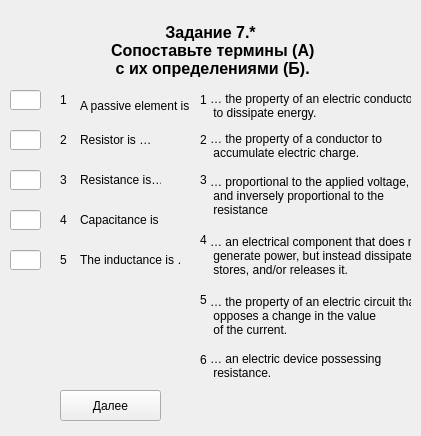
<?xml version="1.0" encoding="UTF-8"?>
<ui version="4.0">
 <class>Zadanie7_part1_var1</class>
 <widget class="QWidget" name="Zadanie7_part1_var1">
  <property name="geometry">
   <rect>
    <x>0</x>
    <y>0</y>
    <width>421</width>
    <height>436</height>
   </rect>
  </property>
  <property name="windowTitle">
   <string>Form</string>
  </property>
  <widget class="QLabel" name="label_title">
   <property name="geometry">
    <rect>
     <x>20</x>
     <y>20</y>
     <width>381</width>
     <height>61</height>
    </rect>
   </property>
   <property name="font">
    <font>
     <pointsize>12</pointsize>
     <weight>75</weight>
     <bold>true</bold>
     <strikeout>false</strikeout>
    </font>
   </property>
   <property name="cursor">
    <cursorShape>ArrowCursor</cursorShape>
   </property>
   <property name="text">
    <string>Задание 7.*
 Сопоставьте термины (А)
 с их определениями (Б).</string>
   </property>
   <property name="textFormat">
    <enum>Qt::AutoText</enum>
   </property>
   <property name="alignment">
    <set>Qt::AlignCenter</set>
   </property>
  </widget>
  <widget class="QLabel" name="label_word_5">
   <property name="geometry">
    <rect>
     <x>80</x>
     <y>250</y>
     <width>101</width>
     <height>20</height>
    </rect>
   </property>
   <property name="text">
    <string>The inductance is …</string>
   </property>
  </widget>
  <widget class="QLineEdit" name="lineEdit_answer_3">
   <property name="geometry">
    <rect>
     <x>10</x>
     <y>170</y>
     <width>31</width>
     <height>20</height>
    </rect>
   </property>
  </widget>
  <widget class="QPushButton" name="pushButton_answer">
   <property name="geometry">
    <rect>
     <x>60</x>
     <y>390</y>
     <width>101</width>
     <height>31</height>
    </rect>
   </property>
   <property name="text">
    <string>Далее</string>
   </property>
  </widget>
  <widget class="QLabel" name="label_number_1">
   <property name="geometry">
    <rect>
     <x>60</x>
     <y>90</y>
     <width>16</width>
     <height>20</height>
    </rect>
   </property>
   <property name="text">
    <string>1</string>
   </property>
  </widget>
  <widget class="QLabel" name="label_number_4">
   <property name="geometry">
    <rect>
     <x>60</x>
     <y>210</y>
     <width>16</width>
     <height>20</height>
    </rect>
   </property>
   <property name="text">
    <string>4</string>
   </property>
  </widget>
  <widget class="QLabel" name="label_word_3">
   <property name="geometry">
    <rect>
     <x>80</x>
     <y>170</y>
     <width>81</width>
     <height>20</height>
    </rect>
   </property>
   <property name="text">
    <string>Resistance is…</string>
   </property>
  </widget>
  <widget class="QLabel" name="label_word_4">
   <property name="geometry">
    <rect>
     <x>80</x>
     <y>210</y>
     <width>81</width>
     <height>20</height>
    </rect>
   </property>
   <property name="text">
    <string>Capacitance is …</string>
   </property>
  </widget>
  <widget class="QLabel" name="label_word_1">
   <property name="geometry">
    <rect>
     <x>80</x>
     <y>90</y>
     <width>111</width>
     <height>31</height>
    </rect>
   </property>
   <property name="text">
    <string>A passive element is …</string>
   </property>
  </widget>
  <widget class="QLabel" name="label_word_2">
   <property name="geometry">
    <rect>
     <x>80</x>
     <y>130</y>
     <width>81</width>
     <height>20</height>
    </rect>
   </property>
   <property name="text">
    <string>Resistor is …</string>
   </property>
  </widget>
  <widget class="QLineEdit" name="lineEdit_answer_4">
   <property name="geometry">
    <rect>
     <x>10</x>
     <y>210</y>
     <width>31</width>
     <height>20</height>
    </rect>
   </property>
  </widget>
  <widget class="QLineEdit" name="lineEdit_answer_2">
   <property name="geometry">
    <rect>
     <x>10</x>
     <y>130</y>
     <width>31</width>
     <height>20</height>
    </rect>
   </property>
  </widget>
  <widget class="QLineEdit" name="lineEdit_answer_1">
   <property name="geometry">
    <rect>
     <x>10</x>
     <y>90</y>
     <width>31</width>
     <height>20</height>
    </rect>
   </property>
   <property name="text">
    <string/>
   </property>
  </widget>
  <widget class="QLabel" name="label_number_2">
   <property name="geometry">
    <rect>
     <x>60</x>
     <y>130</y>
     <width>16</width>
     <height>20</height>
    </rect>
   </property>
   <property name="text">
    <string>2</string>
   </property>
  </widget>
  <widget class="QLabel" name="label_number_5">
   <property name="geometry">
    <rect>
     <x>60</x>
     <y>250</y>
     <width>16</width>
     <height>20</height>
    </rect>
   </property>
   <property name="text">
    <string>5</string>
   </property>
  </widget>
  <widget class="QLabel" name="label_number_3">
   <property name="geometry">
    <rect>
     <x>60</x>
     <y>170</y>
     <width>16</width>
     <height>20</height>
    </rect>
   </property>
   <property name="text">
    <string>3</string>
   </property>
  </widget>
  <widget class="QLineEdit" name="lineEdit_answer_5">
   <property name="geometry">
    <rect>
     <x>10</x>
     <y>250</y>
     <width>31</width>
     <height>20</height>
    </rect>
   </property>
  </widget>
  <widget class="QLabel" name="label_word_17">
   <property name="geometry">
    <rect>
     <x>210</x>
     <y>230</y>
     <width>201</width>
     <height>51</height>
    </rect>
   </property>
   <property name="text">
    <string>… an electrical component that does not
 generate power, but instead dissipates,
 stores, and/or releases it.</string>
   </property>
  </widget>
  <widget class="QLabel" name="label_word_23">
   <property name="geometry">
    <rect>
     <x>210</x>
     <y>170</y>
     <width>201</width>
     <height>51</height>
    </rect>
   </property>
   <property name="text">
    <string>… proportional to the applied voltage,
 and inversely proportional to the
 resistance</string>
   </property>
  </widget>
  <widget class="QLabel" name="label_word_24">
   <property name="geometry">
    <rect>
     <x>210</x>
     <y>350</y>
     <width>201</width>
     <height>31</height>
    </rect>
   </property>
   <property name="text">
    <string>… an electric device possessing
 resistance.</string>
   </property>
  </widget>
  <widget class="QLabel" name="label_word_26">
   <property name="geometry">
    <rect>
     <x>210</x>
     <y>290</y>
     <width>201</width>
     <height>51</height>
    </rect>
   </property>
   <property name="text">
    <string>… the property of an electric circuit that
 opposes a change in the value
 of the current.</string>
   </property>
  </widget>
  <widget class="QLabel" name="label_word_29">
   <property name="geometry">
    <rect>
     <x>210</x>
     <y>90</y>
     <width>201</width>
     <height>31</height>
    </rect>
   </property>
   <property name="text">
    <string>… the property of an electric conductor
 to dissipate energy.</string>
   </property>
  </widget>
  <widget class="QLabel" name="label_word_30">
   <property name="geometry">
    <rect>
     <x>210</x>
     <y>130</y>
     <width>201</width>
     <height>31</height>
    </rect>
   </property>
   <property name="text">
    <string>… the property of a conductor to
 accumulate electric charge.</string>
   </property>
  </widget>
  <widget class="QLabel" name="label_number_6">
   <property name="geometry">
    <rect>
     <x>200</x>
     <y>90</y>
     <width>16</width>
     <height>20</height>
    </rect>
   </property>
   <property name="text">
    <string>1</string>
   </property>
  </widget>
  <widget class="QLabel" name="label_number_7">
   <property name="geometry">
    <rect>
     <x>200</x>
     <y>130</y>
     <width>16</width>
     <height>20</height>
    </rect>
   </property>
   <property name="text">
    <string>2</string>
   </property>
  </widget>
  <widget class="QLabel" name="label_number_8">
   <property name="geometry">
    <rect>
     <x>200</x>
     <y>290</y>
     <width>16</width>
     <height>20</height>
    </rect>
   </property>
   <property name="text">
    <string>5</string>
   </property>
  </widget>
  <widget class="QLabel" name="label_number_9">
   <property name="geometry">
    <rect>
     <x>200</x>
     <y>170</y>
     <width>16</width>
     <height>20</height>
    </rect>
   </property>
   <property name="text">
    <string>3</string>
   </property>
  </widget>
  <widget class="QLabel" name="label_number_10">
   <property name="geometry">
    <rect>
     <x>200</x>
     <y>230</y>
     <width>16</width>
     <height>20</height>
    </rect>
   </property>
   <property name="text">
    <string>4</string>
   </property>
  </widget>
  <widget class="QLabel" name="label_number_11">
   <property name="geometry">
    <rect>
     <x>200</x>
     <y>350</y>
     <width>16</width>
     <height>20</height>
    </rect>
   </property>
   <property name="text">
    <string>6</string>
   </property>
  </widget>
  <widget class="QLabel" name="label_timer">
   <property name="geometry">
    <rect>
     <x>180</x>
     <y>390</y>
     <width>171</width>
     <height>31</height>
    </rect>
   </property>
   <property name="text">
    <string/>
   </property>
  </widget>
  <widget class="QLabel" name="label_img">
   <property name="geometry">
    <rect>
     <x>0</x>
     <y>0</y>
     <width>421</width>
     <height>441</height>
    </rect>
   </property>
   <property name="text">
    <string/>
   </property>
   <property name="pixmap">
    <pixmap>../../../img/for_test3.jpg</pixmap>
   </property>
  </widget>
  <zorder>label_img</zorder>
  <zorder>label_title</zorder>
  <zorder>label_word_5</zorder>
  <zorder>lineEdit_answer_3</zorder>
  <zorder>pushButton_answer</zorder>
  <zorder>label_number_1</zorder>
  <zorder>label_number_4</zorder>
  <zorder>label_word_3</zorder>
  <zorder>label_word_4</zorder>
  <zorder>label_word_1</zorder>
  <zorder>label_word_2</zorder>
  <zorder>lineEdit_answer_4</zorder>
  <zorder>lineEdit_answer_2</zorder>
  <zorder>lineEdit_answer_1</zorder>
  <zorder>label_number_2</zorder>
  <zorder>label_number_5</zorder>
  <zorder>label_number_3</zorder>
  <zorder>lineEdit_answer_5</zorder>
  <zorder>label_word_17</zorder>
  <zorder>label_word_23</zorder>
  <zorder>label_word_24</zorder>
  <zorder>label_word_26</zorder>
  <zorder>label_word_29</zorder>
  <zorder>label_word_30</zorder>
  <zorder>label_number_6</zorder>
  <zorder>label_number_7</zorder>
  <zorder>label_number_8</zorder>
  <zorder>label_number_9</zorder>
  <zorder>label_number_10</zorder>
  <zorder>label_number_11</zorder>
  <zorder>label_timer</zorder>
 </widget>
 <resources/>
 <connections/>
</ui>
